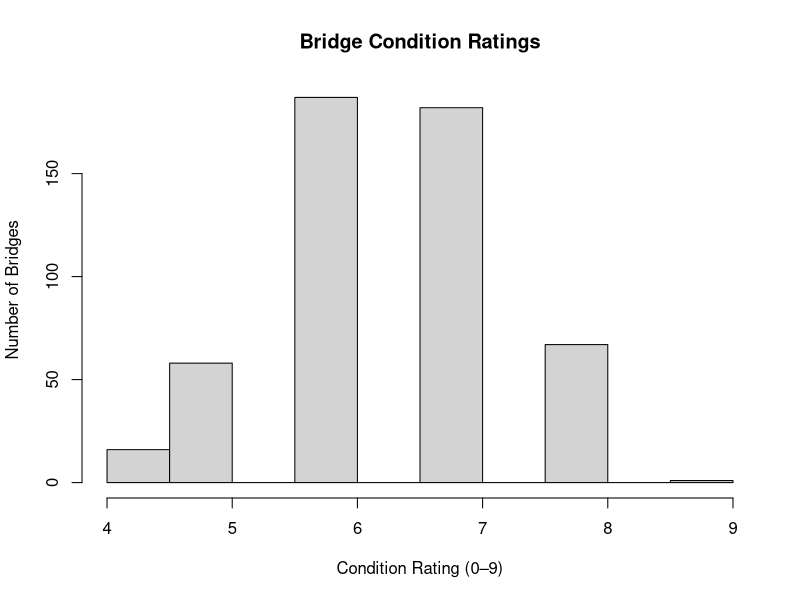
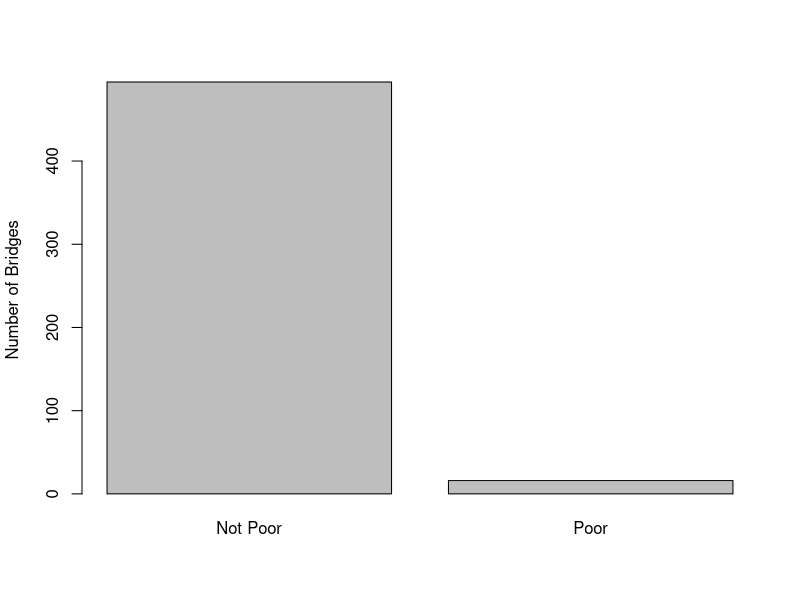

Here is the R script that generated these plots, in order:
## ---- chunk 1
#| echo: false
library(dplyr)

omaha_raw <- read.csv("omaha_sample.csv")

omaha_bridges_clean <- omaha_raw |>
  mutate(
    bridge_age = 2026 - year_built,
    lowest_rating = as.numeric(lowest_rating),
    daily_traffic = as.numeric(daily_traffic),
    poor_condition = lowest_rating <= 4
  )
## ---- chunk 2
#| echo: false
#| fig-cap: "Distribution of bridge condition ratings in Omaha."

hist(omaha_bridges_clean$lowest_rating,
     main = "Bridge Condition Ratings",
     xlab = "Condition Rating (0–9)",
     ylab = "Number of Bridges")
## ---- chunk 3
#| echo: false
#| fig-cap: "Number of bridges in poor vs acceptable condition"

barplot(table(omaha_bridges_clean$poor_condition),
        names.arg = c("Not Poor", "Poor"),
        ylab = "Number of Bridges")
